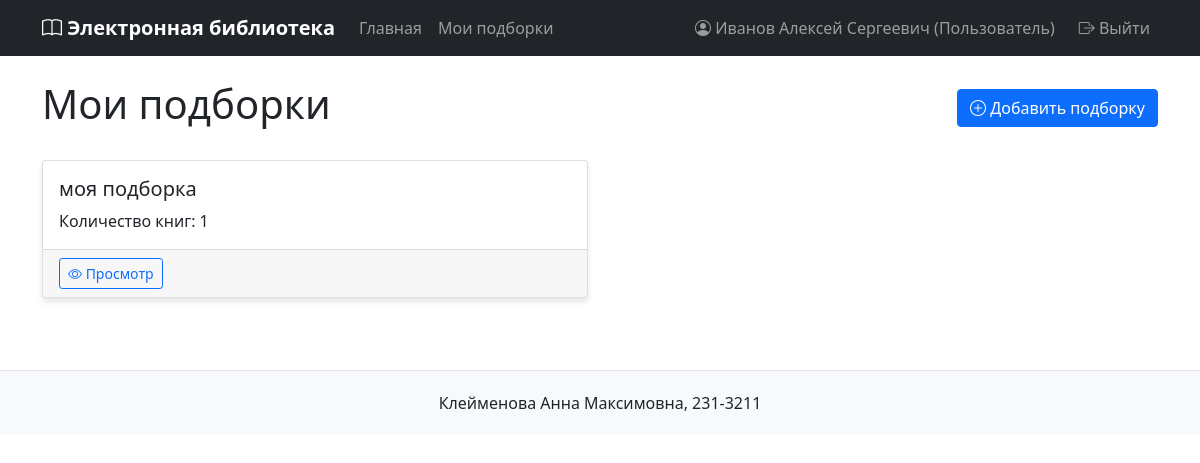
The app's page /collections (signed in) with its own data.
### models.py (models this page shows, shortened)
class User(UserMixin, db.Model):
    __tablename__ = 'users'
    id = db.Column(db.Integer, primary_key=True)
    login = db.Column(db.String(100), nullable=False, unique=True)
    password_hash = db.Column(db.String(255), nullable=False)
    last_name = db.Column(db.String(100), nullable=False)
    first_name = db.Column(db.String(100), nullable=False)
    middle_name = db.Column(db.String(100))
    role_id = db.Column(db.Integer, db.ForeignKey('roles.id'), nullable=False)
    reviews = db.relationship('Review', backref='user', lazy=True, cascade='all, delete-orphan')
    collections = db.relationship('Collection', backref='user', lazy=True, cascade='all, delete-orphan')
    def get_full_name(self):
        if self.middle_name:
            return f"{self.last_name} {self.first_name} {self.middle_name}"
        return f"{self.last_name} {self.first_name}"

class Role(db.Model):
    __tablename__ = 'roles'
    id = db.Column(db.Integer, primary_key=True)
    name = db.Column(db.String(100), nullable=False, unique=True)
    description = db.Column(db.Text)
    users = db.relationship('User', backref='role', lazy=True)

class Collection(db.Model):
    __tablename__ = 'collections'
    id = db.Column(db.Integer, primary_key=True)
    name = db.Column(db.String(255), nullable=False)
    user_id = db.Column(db.Integer, db.ForeignKey('users.id', ondelete='CASCADE'), nullable=False)

### app.py (the view)
@app.route('/collections')
@login_required
def collections():
    if current_user.role.name != 'Пользователь':
        flash('У вас недостаточно прав для выполнения данного действия')
        return redirect(url_for('index'))
    user_collections = Collection.query.filter_by(user_id=current_user.id).all()
    for collection in user_collections:
        collection.books_count = len(collection.books)
    return render_template('collections.html', collections=user_collections)

### app.py (called while the page is built)
@login_manager.user_loader
def load_user(user_id):
    return User.query.get(int(user_id))

### templates/collections.html (shortened to what this page needs)
{% extends "base.html" %}
{% block content %}
<div class="d-flex justify-content-between align-items-center mb-4">
    <h1>Мои подборки</h1>
    <button type="button" class="btn btn-primary" data-bs-toggle="modal" data-bs-target="#addCollectionModal">
        <i class="bi bi-plus-circle"></i> Добавить подборку
    </button>
</div>
{% if collections %}
<div class="row">
    {% for collection in collections %}
    <div class="col-md-6 mb-4">
        <div class="card">
            <div class="card-body">
                <h5 class="card-title">{{ collection.name }}</h5>
                <p class="card-text">Количество книг: {{ collection.books_count }}</p>
            </div>
            <div class="card-footer">
                <a href="{{ url_for('collection_detail', collection_id=collection.id) }}" class="btn btn-outline-primary btn-sm">
                    <i class="bi bi-eye"></i> Просмотр
                </a>
            </div>
        </div>
    </div>
    {% endfor %}
</div>
{% else %}
<div class="text-center py-5">
    <i class="bi bi-collection" style="font-size: 4rem; color: #6c757d;"></i>
    <h3 class="mt-3">У вас пока нет подборок</h3>
    <p class="text-muted">Создайте свою первую подборку книг</p>
</div>
{% endif %}
{% endblock %}

### templates/base.html (shortened to what this page needs)
<!DOCTYPE html>
<html lang="ru">
<head>
    <link href="https://cdn.jsdelivr.net/npm/bootstrap@5.1.3/dist/css/bootstrap.min.css" rel="stylesheet">
    <link rel="stylesheet" href="https://cdn.jsdelivr.net/npm/bootstrap-icons@1.7.2/font/bootstrap-icons.css">
    <link rel="stylesheet" href="{{ url_for('static', filename='css/style.css') }}">
</head>
<body>
    <nav class="navbar navbar-expand-lg navbar-dark bg-dark">
        <div class="container">
            <a class="navbar-brand" href="{{ url_for('index') }}">
                <i class="bi bi-book"></i> Электронная библиотека
            </a>
            <div class="collapse navbar-collapse" id="navbarNav">
                <ul class="navbar-nav me-auto">
                    <li class="nav-item">
                        <a class="nav-link" href="{{ url_for('index') }}">Главная</a>
                    </li>
                    {% if current_user.is_authenticated and current_user.role.name == 'Пользователь' %}
                    <li class="nav-item">
                        <a class="nav-link" href="{{ url_for('collections') }}">Мои подборки</a>
                    </li>
                    {% endif %}
                </ul>
                <div class="navbar-nav">
                    {% if current_user.is_authenticated %}
                        <span class="navbar-text me-3">
                            <i class="bi bi-person-circle"></i>
                            {{ current_user.get_full_name() }} ({{ current_user.role.name }})
                        </span>
                        <a class="nav-link" href="{{ url_for('logout') }}">
                            <i class="bi bi-box-arrow-right"></i> Выйти
                        </a>
                    {% else %}
                        <a class="nav-link" href="{{ url_for('login') }}">
                            <i class="bi bi-box-arrow-in-right"></i> Войти
                        </a>
                    {% endif %}
                </div>
            </div>
        </div>
    </nav>
    <div class="container mt-4">
        {% block content %}{% endblock %}
    </div>
    <footer class="footer mt-5">
        <div class="container text-center">
            <p class="mb-0">Клейменова Анна Максимовна, 231-3211</p>
        </div>
    </footer>
</body>
</html>

### static/css/style.css (style rules this page uses)
body { font-family: 'Segoe UI', Tahoma, Geneva, Verdana, sans-serif; }
.navbar-brand { font-weight: bold; }
.card { box-shadow: 0 4px 6px rgba(0, 0, 0, 0.1); transition: box-shadow 0.3s ease; }
.footer { margin-top: 50px; padding: 20px 0; background-color: #f8f9fa; border-top: 1px solid #dee2e6; }

### records on screen
User: get_full_name "Иванов Алексей Сергеевич"
Role: role.name "Пользователь"
Collection: name "моя подборка", books_count "1"
